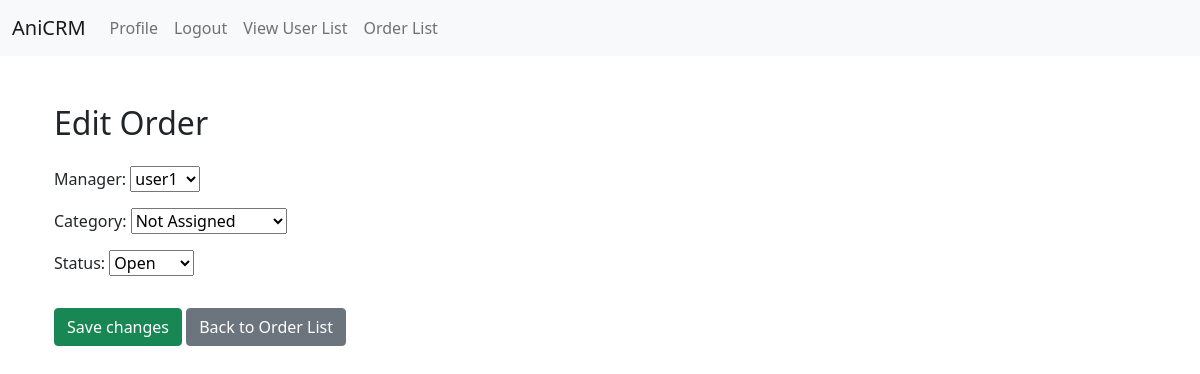
The app's page /orders/orders/5/edit/ (signed in) with its own data.
### orders/models.py (models this page shows, shortened)
class Order(models.Model):
    title = models.CharField(max_length=255)
    description = models.TextField()
    client = models.ForeignKey(User, related_name='orders', on_delete=models.CASCADE)
    manager = models.ForeignKey(User, related_name='managed_orders', on_delete=models.SET_NULL, null=True, blank=True)
    category = models.ForeignKey(Category, on_delete=models.SET_NULL, null=True)
    status = models.ForeignKey(Status, on_delete=models.SET_NULL, null=True)
    created_at = models.DateTimeField(auto_now_add=True)
    updated_at = models.DateTimeField(auto_now=True)

### orders/views.py (the view)
# urls.py: path('orders/<int:pk>/edit/', edit_order_view, name='edit_order'),
@login_required
def edit_order_view(request, pk):
    order = get_object_or_404(Order, pk=pk)
    if request.user.is_manager:
        if request.method == 'POST':
            form = ManagerOrderUpdateForm(request.POST, instance=order)
            if form.is_valid():
                form.save()
                return redirect('order_list')
        else:
            form = ManagerOrderUpdateForm(instance=order)
            form.fields['manager'].queryset = User.objects.filter(is_manager=True)
    else:
        return redirect('order_list')
    return render(request, 'orders/edit_order.html', {'form': form, 'order': order})

### orders/forms.py (shortened to what this page needs)
class ManagerOrderUpdateForm(forms.ModelForm):
    class Meta:
        model = Order
        fields = ['manager','category', 'status']

### orders/models.py (called while the page is built)
    def __str__(self):
        return self.name

    def __str__(self):
        return self.name

### orders/templates/orders/edit_order.html (shortened to what this page needs)
{% extends 'base.html' %}
{% block content %}
  <div class="container mt-5">
    <h2 class="mb-4">Edit Order</h2>
    <form method="POST" class="needs-validation" novalidate>
      {{ form.as_p }}
      <button type="submit" class="btn btn-success mt-3">Save changes</button>
      <a href="{% url 'order_list' %}" class="btn btn-secondary mt-3">Back to Order List</a>
    </form>
  </div>
{% endblock %}

### records on screen
Order: manager "user1", category "Not Assigned", status "Open"
